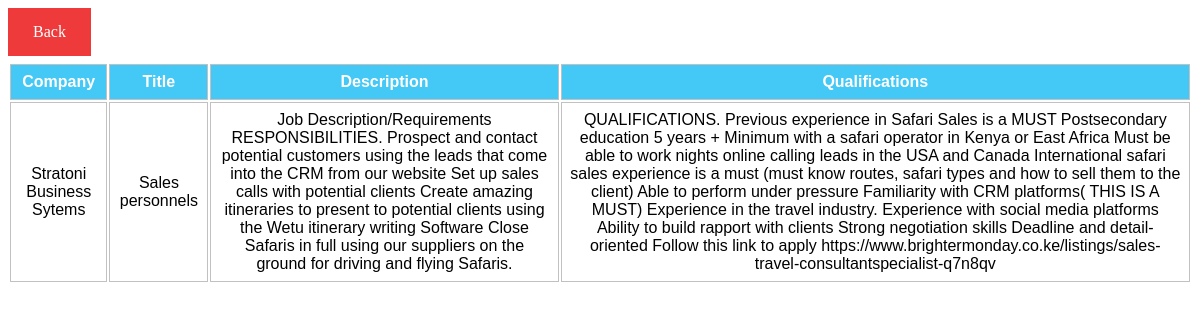
The page /alumni/viewjobs.php?id=1 on the database its author committed.
### tables this page shows
CREATE TABLE IF NOT EXISTS `jobs` (
  `id` int(11) NOT NULL AUTO_INCREMENT,
  `company` varchar(255) NOT NULL,
  `title` varchar(255) NOT NULL,
  `description` longtext NOT NULL,
  `qualifications` longtext NOT NULL,
  PRIMARY KEY (`id`)
);

### alumni/viewjobs.php (the view, shortened to what this page needs)
<!DOCTYPE html>
<html>
<head>
</head>
<body>
	<a href="displayjobs.php">Back</a>
	<table>
		<thead id="job">
			<tr>
				<th>Company</th>
				<th>Title</th>
				<th>Description</th>
				<th>Qualifications</th>
			</tr>
		</thead>
		<tbody id="job">
			<?php
			require 'connect.php';
			$id = $_REQUEST['id'];
			$query = "SELECT * FROM jobs WHERE id = '".$id."'";
			$result = mysqli_query($mysqli, $query);
			while($row = mysqli_fetch_assoc($result))
			{
				?>
				<tr>
					<td><?php echo $row['company']; ?></td>
					<td><?php echo $row['title']; ?></td><br>
					<td><?php echo $row['description']; ?></td><br>
					<td><?php echo $row['qualifications']; ?></td><br>
				</tr>
				<?php
			}
			?>
		</tbody>
	</table>
</body>
</html>

### alumni/viewjobs.php (style rules this page uses)
a { background-color: #ee3a3a; color: white; padding: 15px 25px; text-decoration: none; float: left; }
#job { width: 70%; border: collapse; font-family: Arial, Helvetica, sans-serif; margin: auto; }
#job th { text-align: center; background-color: #44c8f6; color: #FFFFFF; }
#job td { text-align: center; }
#job th, #job td { border: 1px solid #C1C1C1; padding: 8px; }

### rows shown on the page
jobs: company "Stratoni Business Sytems", title "Sales personnels", description "Job Description/Requirements RESPONSIBILITIES. Prospect and contact potential customers using the leads that come into the CRM from our website Set up sales calls with potential clients Create amazing itineraries to present to potential clients using the Wetu itinerary writing Software Close Safaris in full using our suppliers on the ground for driving and flying Safaris.", qualifications "QUALIFICATIONS. Previous experience in Safari Sales is a MUST Postsecondary education 5 years + Minimum with a safari operator in Kenya or East Africa Must be able to work nights online calling leads in the USA and Canada International safari sales experience is a must (must know routes, safari types and how to sell them to the client) Able to perform under pressure Familiarity with CRM platforms( THIS IS A MUST) Experience in the travel industry. Experience with social media platforms Ability to build rapport with clients Strong negotiation skills Deadline and detail-oriented Follow this link to apply https://www.brightermonday.co.ke/listings/sales-travel-consultantspecialist-q7n8qv"
